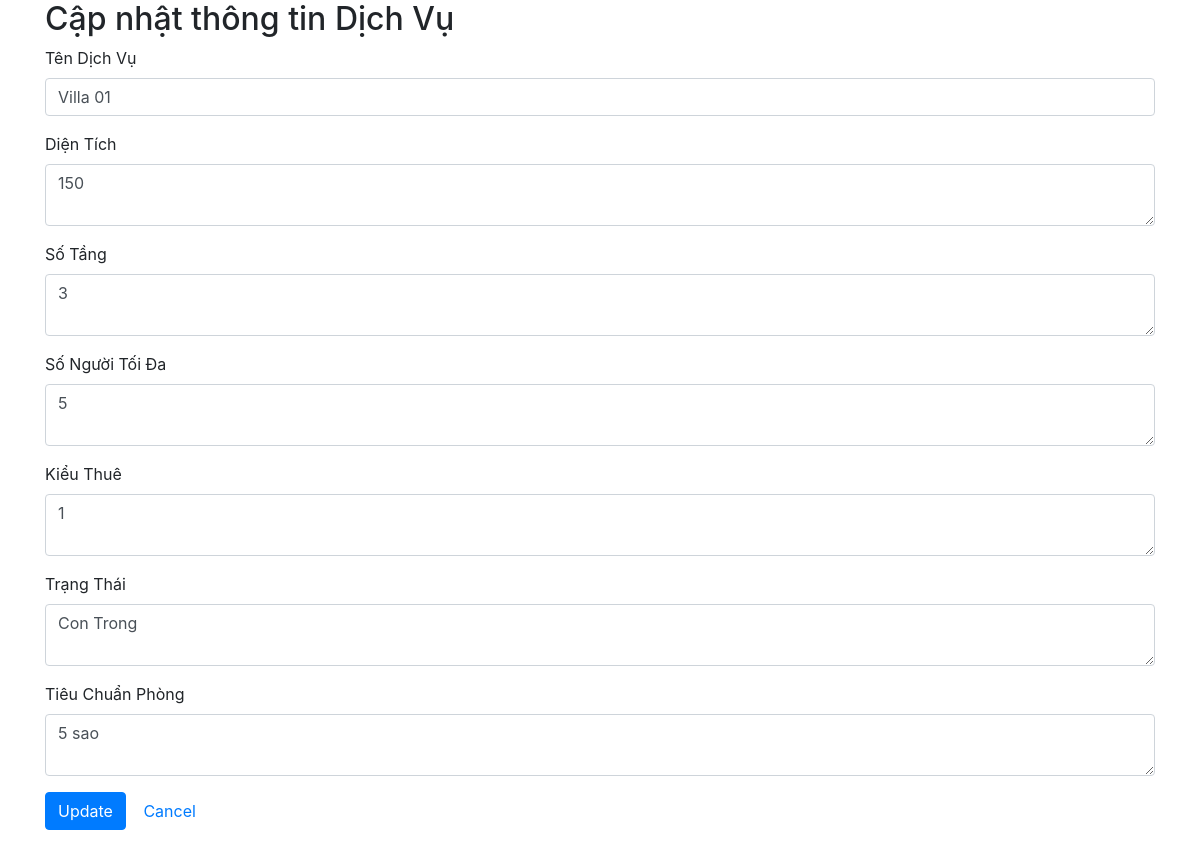
Page /index.php?page=editService&id=1 on the committed database.
### tables this page shows
CREATE TABLE `dichvu` (
  `IDDichVu` int(11) NOT NULL,
  `TenDichVu` varchar(55) NOT NULL,
  `DienTich` int(11) NOT NULL,
  `SoTang` int(11) NOT NULL,
  `SoNguoiToiDa` int(11) NOT NULL,
  `IdKieuThue` int(11) NOT NULL,
  `TrangThai` varchar(50) NOT NULL,
  `TieuChuanPhong` varchar(50) NOT NULL
);

### model/DBConnection.php (called while the page is built, shortened)
<?php
class DBConnection
{
    public $dsn;
    public $user;
    public $password;
    public function __construct($dsn, $user, $password)
    {
        $this->dsn = $dsn;
        $this->password = $password;
        $this->user = $user;
    }
    public function connect()
    {
        return new PDO($this->dsn, $this->user, $this->password);
    }
}

### model/ServicesDB.php (called while the page is built, shortened)
<?php
class ServicesDB
{
    public $connection;
    public function __construct($connection)
    {
        $this->connection = $connection;
    }
    public function get($id)
    {
        $sql = "SELECT * FROM dichvu WHERE IDDichVu = ?";
        $statement = $this->connection->prepare($sql);
        $statement->bindParam(1, $id);
        $statement->execute();
        $result = $statement->fetch();
        return $result;
    }
}

### view/editService.php (the view, shortened to what this page needs)
<h2>Cập nhật thông tin Dịch Vụ</h2>
<form method="post" action="./index.php?page=editService">
    <div class="form-group">
        <label>Tên Dịch Vụ</label>
        <input type="text" name="TenDichVu" value="<?php echo $service['TenDichVu']; ?>" class="form-control"/>
    </div>
    <div class="form-group">
        <label>Diện Tích</label>
        <textarea name="DienTich" class="form-control"><?php echo $service['DienTich']; ?></textarea>
    </div>
    <div class="form-group">
        <label>Số Tầng</label>
        <textarea name="SoTang" class="form-control"><?php echo $service['SoTang']; ?></textarea>
    </div>
    <div class="form-group">
        <label>Số Người Tối Đa</label>
        <textarea name="SoNguoiToiDa" class="form-control"><?php echo $service['SoNguoiToiDa']; ?></textarea>
    </div>
    <div class="form-group">
        <label>Kiểu Thuê</label>
        <textarea name="IdKieuThue" class="form-control"><?php echo $service['IdKieuThue']; ?></textarea>
    </div>
    <div class="form-group">
        <label>Trạng Thái</label>
        <textarea name="TrangThai" class="form-control"><?php echo $service['TrangThai']; ?></textarea>
    </div>
    <div class="form-group">
        <label>Tiêu Chuẩn Phòng</label>
        <textarea name="TieuChuanPhong" class="form-control"><?php echo $service['TieuChuanPhong']; ?></textarea>
    </div>
    <div class="form-group">
        <input type="submit" value="Update" class="btn btn-primary"/>
        <a href="index.php" class="btn btn-default">Cancel</a>
    </div>
</form>

### rows in the picture
dichvu: TenDichVu "Villa 01", DienTich "150", SoTang "3", SoNguoiToiDa "5", IdKieuThue "1", TrangThai "Con Trong", TieuChuanPhong "5 sao"
